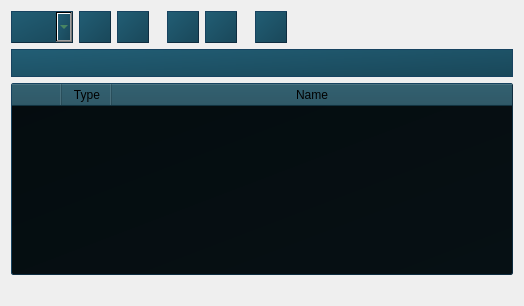
        <widget class="QWidget" name="explorerTab">
         <attribute name="icon">
          <iconset resource="RESOURCE.qrc">
           <normaloff>:/img/assets/file_manager.png</normaloff>:/img/assets/file_manager.png</iconset>
         </attribute>
         <attribute name="title">
          <string/>
         </attribute>
         <layout class="QGridLayout" name="gridLayout_8">
          <item row="0" column="0">
           <widget class="QComboBox" name="explorerDrivesDrop">
            <property name="minimumSize">
             <size>
              <width>0</width>
              <height>32</height>
             </size>
            </property>
            <property name="baseSize">
             <size>
              <width>0</width>
              <height>0</height>
             </size>
            </property>
            <property name="styleSheet">
             <string notr="true">height: 15px;
color: rgb(97, 163, 94);
border: 1px outset;
border-color: #0F2D40;
background-color: qlineargradient(spread:pad, x1:1, y1:1, x2:0, y2:0, stop:0 #194759, stop:1 #225E75);</string>
            </property>
           </widget>
          </item>
          <item row="0" column="2">
           <widget class="QPushButton" name="upexplorerButton">
            <property name="minimumSize">
             <size>
              <width>32</width>
              <height>32</height>
             </size>
            </property>
            <property name="maximumSize">
             <size>
              <width>32</width>
              <height>32</height>
             </size>
            </property>
            <property name="styleSheet">
             <string notr="true">QPushButton#upexplorerButton {
            background: #194759;
            border: 1px outset;
            border-color: #0F2D40;
            text-decoration: none;
            background-color: qlineargradient(spread:pad, x1:1, y1:1, x2:0, y2:0, stop:0 #194759, stop:1 #225E75);
            }

QPushButton#upexplorerButton:pressed {
            background: #194759;
            border: 1px outset;
            border-color: #0F2D40;
            background-color: qlineargradient(spread:pad, x1:1, y1:1, x2:0, y2:0, stop:0 #112F3B, stop:1 #1B4C5E);
            }</string>
            </property>
            <property name="text">
             <string/>
            </property>
            <property name="icon">
             <iconset resource="RESOURCE.qrc">
              <normaloff>:/img/assets/up_folder.png</normaloff>:/img/assets/up_folder.png</iconset>
            </property>
            <property name="iconSize">
             <size>
              <width>20</width>
              <height>20</height>
             </size>
            </property>
           </widget>
          </item>
          <item row="2" column="0" colspan="11">
           <widget class="QTableWidget" name="explorerTable">
            <property name="styleSheet">
             <string notr="true">QHeaderView::section {
	background-color: #194759;
    padding: 2px;
}

QTableWidget {
	background-position: center;
    border: 1px outset;
    border-color: #0F2D40;
    border-radius: 2px;
    background-color: qlineargradient(spread:pad, x1:1, y1:1, x2:0, y2:0, stop:0 #061014, stop:1 #050C0F);
}</string>
            </property>
            <property name="frameShape">
             <enum>QFrame::StyledPanel</enum>
            </property>
            <property name="frameShadow">
             <enum>QFrame::Plain</enum>
            </property>
            <property name="editTriggers">
             <set>QAbstractItemView::NoEditTriggers</set>
            </property>
            <property name="showDropIndicator" stdset="0">
             <bool>false</bool>
            </property>
            <property name="dragDropOverwriteMode">
             <bool>false</bool>
            </property>
            <property name="alternatingRowColors">
             <bool>false</bool>
            </property>
            <property name="selectionMode">
             <enum>QAbstractItemView::SingleSelection</enum>
            </property>
            <property name="selectionBehavior">
             <enum>QAbstractItemView::SelectRows</enum>
            </property>
            <property name="textElideMode">
             <enum>Qt::ElideMiddle</enum>
            </property>
            <property name="showGrid">
             <bool>false</bool>
            </property>
            <property name="gridStyle">
             <enum>Qt::DotLine</enum>
            </property>
            <property name="sortingEnabled">
             <bool>true</bool>
            </property>
            <property name="cornerButtonEnabled">
             <bool>false</bool>
            </property>
            <attribute name="horizontalHeaderCascadingSectionResizes">
             <bool>true</bool>
            </attribute>
            <attribute name="horizontalHeaderDefaultSectionSize">
             <number>50</number>
            </attribute>
            <attribute name="horizontalHeaderShowSortIndicator" stdset="0">
             <bool>true</bool>
            </attribute>
            <attribute name="horizontalHeaderStretchLastSection">
             <bool>true</bool>
            </attribute>
            <attribute name="verticalHeaderVisible">
             <bool>false</bool>
            </attribute>
            <attribute name="verticalHeaderCascadingSectionResizes">
             <bool>false</bool>
            </attribute>
            <column>
             <property name="text">
              <string/>
             </property>
            </column>
            <column>
             <property name="text">
              <string>Type</string>
             </property>
            </column>
            <column>
             <property name="text">
              <string>Name</string>
             </property>
            </column>
           </widget>
          </item>
          <item row="0" column="1">
           <widget class="QPushButton" name="refreshexplorerButton">
            <property name="minimumSize">
             <size>
              <width>32</width>
              <height>32</height>
             </size>
            </property>
            <property name="maximumSize">
             <size>
              <width>32</width>
              <height>32</height>
             </size>
            </property>
            <property name="styleSheet">
             <string notr="true">QPushButton#refreshexplorerButton {
            background: #194759;
            border: 1px outset;
            border-color: #0F2D40;
            text-decoration: none;
            background-color: qlineargradient(spread:pad, x1:1, y1:1, x2:0, y2:0, stop:0 #194759, stop:1 #225E75);
            }

QPushButton#refreshexplorerButton:pressed {
            background: #194759;
            border: 1px outset;
            border-color: #0F2D40;
            background-color: qlineargradient(spread:pad, x1:1, y1:1, x2:0, y2:0, stop:0 #112F3B, stop:1 #1B4C5E);
            }</string>
            </property>
            <property name="text">
             <string/>
            </property>
            <property name="icon">
             <iconset resource="RESOURCE.qrc">
              <normaloff>:/img/assets/refresh.png</normaloff>:/img/assets/refresh.png</iconset>
            </property>
            <property name="iconSize">
             <size>
              <width>20</width>
              <height>20</height>
             </size>
            </property>
           </widget>
          </item>
          <item row="0" column="10">
           <spacer name="horizontalSpacer">
            <property name="orientation">
             <enum>Qt::Horizontal</enum>
            </property>
            <property name="sizeHint" stdset="0">
             <size>
              <width>220</width>
              <height>20</height>
             </size>
            </property>
           </spacer>
          </item>
          <item row="1" column="0" colspan="11">
           <widget class="QLineEdit" name="explorerPathEntry">
            <property name="minimumSize">
             <size>
              <width>0</width>
              <height>28</height>
             </size>
            </property>
            <property name="styleSheet">
             <string notr="true">border: 1px ridge;
border-color: #0F2D40;
border-radius: none;
height: 15px;
font-size: 12px;
background-color: qlineargradient(spread:pad, x1:1, y1:1, x2:0, y2:0, stop:0 #194759, stop:1 #225E75);
padding-left: 5px;</string>
            </property>
            <property name="text">
             <string/>
            </property>
           </widget>
          </item>
          <item row="0" column="9">
           <widget class="QPushButton" name="removeexplorerButton">
            <property name="minimumSize">
             <size>
              <width>32</width>
              <height>32</height>
             </size>
            </property>
            <property name="maximumSize">
             <size>
              <width>32</width>
              <height>32</height>
             </size>
            </property>
            <property name="styleSheet">
             <string notr="true">QPushButton#removeexplorerButton {
            background: #194759;
            border: 1px outset;
            border-color: #0F2D40;
            text-decoration: none;
            background-color: qlineargradient(spread:pad, x1:1, y1:1, x2:0, y2:0, stop:0 #194759, stop:1 #225E75);
            }

QPushButton#removeexplorerButton:pressed {
            background: #194759;
            border: 1px outset;
            border-color: #0F2D40;
            background-color: qlineargradient(spread:pad, x1:1, y1:1, x2:0, y2:0, stop:0 #112F3B, stop:1 #1B4C5E);
            }</string>
            </property>
            <property name="text">
             <string/>
            </property>
            <property name="icon">
             <iconset resource="RESOURCE.qrc">
              <normaloff>:/img/assets/remove.png</normaloff>:/img/assets/remove.png</iconset>
            </property>
            <property name="iconSize">
             <size>
              <width>20</width>
              <height>20</height>
             </size>
            </property>
           </widget>
          </item>
          <item row="0" column="5">
           <widget class="QPushButton" name="mkfileexplorerButton">
            <property name="minimumSize">
             <size>
              <width>32</width>
              <height>32</height>
             </size>
            </property>
            <property name="maximumSize">
             <size>
              <width>32</width>
              <height>32</height>
             </size>
            </property>
            <property name="styleSheet">
             <string notr="true">QPushButton#mkfileexplorerButton {
            background: #194759;
            border: 1px outset;
            border-color: #0F2D40;
            text-decoration: none;
            background-color: qlineargradient(spread:pad, x1:1, y1:1, x2:0, y2:0, stop:0 #194759, stop:1 #225E75);
            }

QPushButton#mkfileexplorerButton:pressed {
            background: #194759;
            border: 1px outset;
            border-color: #0F2D40;
            background-color: qlineargradient(spread:pad, x1:1, y1:1, x2:0, y2:0, stop:0 #112F3B, stop:1 #1B4C5E);
            }</string>
            </property>
            <property name="text">
             <string/>
            </property>
            <property name="icon">
             <iconset resource="RESOURCE.qrc">
              <normaloff>:/img/assets/new_file.png</normaloff>:/img/assets/new_file.png</iconset>
            </property>
            <property name="iconSize">
             <size>
              <width>20</width>
              <height>20</height>
             </size>
            </property>
           </widget>
          </item>
          <item row="0" column="6">
           <widget class="QPushButton" name="mkdirexplorerButton">
            <property name="minimumSize">
             <size>
              <width>32</width>
              <height>32</height>
             </size>
            </property>
            <property name="maximumSize">
             <size>
              <width>32</width>
              <height>32</height>
             </size>
            </property>
            <property name="styleSheet">
             <string notr="true">QPushButton#mkdirexplorerButton {
            background: #194759;
            border: 1px outset;
            border-color: #0F2D40;
            text-decoration: none;
            background-color: qlineargradient(spread:pad, x1:1, y1:1, x2:0, y2:0, stop:0 #194759, stop:1 #225E75);
            }

QPushButton#mkdirexplorerButton:pressed {
            background: #194759;
            border: 1px outset;
            border-color: #0F2D40;
            background-color: qlineargradient(spread:pad, x1:1, y1:1, x2:0, y2:0, stop:0 #112F3B, stop:1 #1B4C5E);
            }</string>
            </property>
            <property name="text">
             <string/>
            </property>
            <property name="icon">
             <iconset resource="RESOURCE.qrc">
              <normaloff>:/img/assets/new_folder.png</normaloff>:/img/assets/new_folder.png</iconset>
            </property>
            <property name="iconSize">
             <size>
              <width>20</width>
              <height>20</height>
             </size>
            </property>
           </widget>
          </item>
          <item row="3" column="0" colspan="11">
           <widget class="QLabel" name="explorerContentLabel">
            <property name="text">
             <string/>
            </property>
            <property name="alignment">
             <set>Qt::AlignRight|Qt::AlignTrailing|Qt::AlignVCenter</set>
            </property>
           </widget>
          </item>
         </layout>
        </widget>
